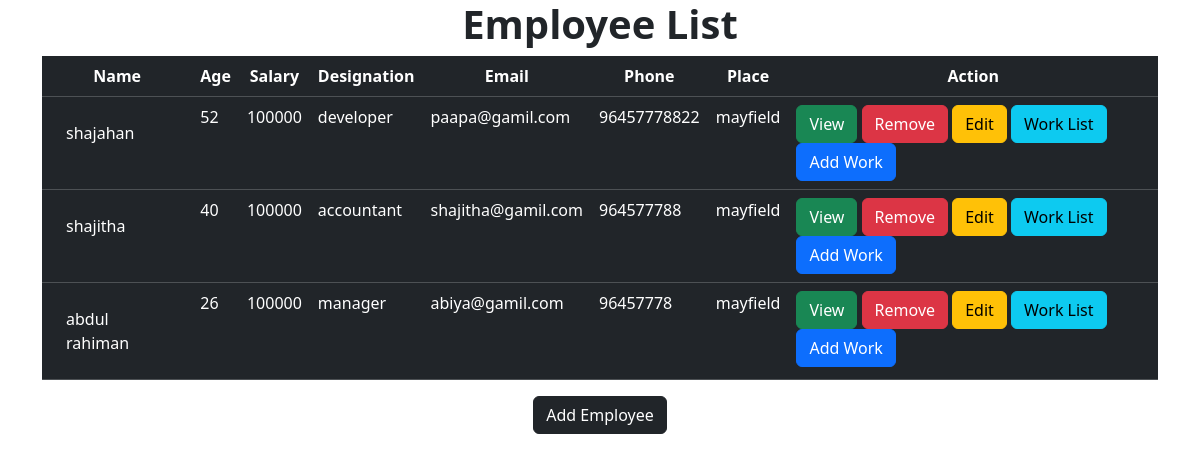
/employees/all/, run on an earlier commit of the app's database.
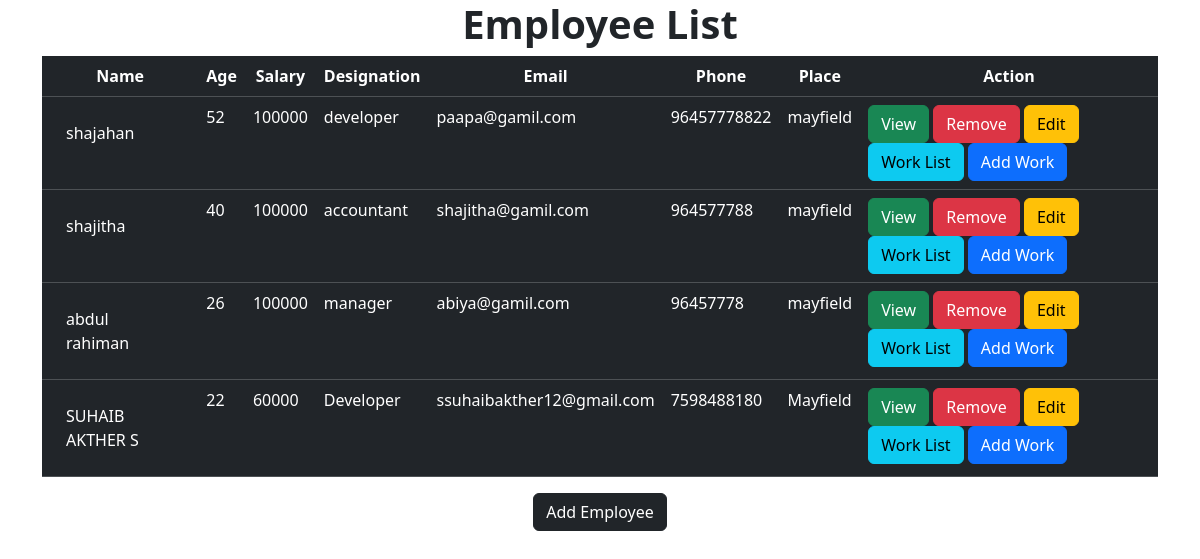
And on a later commit of the database.
### Myapp/models.py (models this page shows, shortened)
class Employee(models.Model):
    name=models.CharField(max_length=30)
    age=models.PositiveIntegerField()
    salary=models.BigIntegerField()
    designation=models.CharField(max_length=30)
    email=models.EmailField()
    phone=models.IntegerField()
    place=models.CharField(max_length=30,null=True)

### Myapp/views.py (the view)
# urls.py: path("employees/all/",views.EmployeeListView.as_view(),name="emp-list"),
class EmployeeListView(View):
    def get(self,request,*args, **kwargs):
        qs=Employee.objects.all()
        return render(request,"employee_list.html",{"employees":qs})

### Myapp/templates/employee_list.html (shortened to what this page needs)
<!DOCTYPE html>
<html lang="en">
<head>
    <link href="https://cdn.jsdelivr.net/npm/bootstrap@5.3.3/dist/css/bootstrap.min.css" rel="stylesheet">
</head>
<body>
    <h1 class="text-center fw-bold">Employee List</h1>
    <div class="container">
        <div class="row">
            <div class="col-12">
                <table class="table table-dark table-stripped">
                    <tr class="text-center">
                        <th>Name</th>
                        <th>Age</th>
                        <th>Salary</th>
                        <th>Designation</th>
                        <th>Email</th>
                        <th>Phone</th>
                        <th>Place</th>
                        <th>Action</th>
                    </tr>
                    {%for e in employees%}
                   <tr>
                    <td class="p-4">{{e.name}}</td>
                    <td>{{e.age}}</td>
                    <td>{{e.salary}}</td>
                    <td>{{e.designation}}</td>
                    <td>{{e.email}}</td>
                    <td>{{e.phone}}</td>
                    <td>{{e.place}}</td>
                    <td><a href="{%url 'emp-info' e.id%}" class="btn btn-success">View</a>
                   <a href="{%url 'emp-delete' e.id%}" class="btn btn-danger">Remove</a>
                   <a href="{%url 'emp-update' e.id%}" class="btn btn-warning">Edit</a>
                   <a href="{%url 'work-all' e.id%}" class="btn btn-info">Work List</a>
                   <a href="{%url 'work-add' e.id%}" class="btn btn-primary">Add Work</a>
                </td>
                   </tr>
                    {%endfor%}
                </table>
            </div>
        </div>
    </div>
    <center>
    <div><a href="{%url 'emp-add'%}" class="btn btn-dark">Add Employee</a></div></center>
</body>
</html>

What changed in the data, as far as the page shows it:
added Employee: name "SUHAIB AKTHER S", age "22", salary "60000", designation "Developer", email "ssuhaibakther12@gmail.com", phone "7598488180", place "Mayfield"
